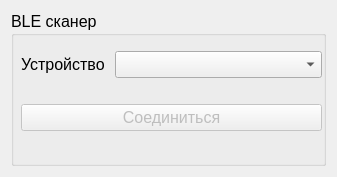
<?xml version="1.0" encoding="UTF-8"?>
<ui version="4.0">
 <class>FrmScanner</class>
 <widget class="QFrame" name="FrmScanner">
  <property name="geometry">
   <rect>
    <x>0</x>
    <y>0</y>
    <width>337</width>
    <height>177</height>
   </rect>
  </property>
  <property name="sizePolicy">
   <sizepolicy hsizetype="Preferred" vsizetype="Preferred">
    <horstretch>0</horstretch>
    <verstretch>0</verstretch>
   </sizepolicy>
  </property>
  <property name="windowTitle">
   <string>Frame</string>
  </property>
  <layout class="QGridLayout" name="gridLayout">
   <item row="0" column="0">
    <widget class="QGroupBox" name="groupBox">
     <property name="sizePolicy">
      <sizepolicy hsizetype="Preferred" vsizetype="Expanding">
       <horstretch>0</horstretch>
       <verstretch>0</verstretch>
      </sizepolicy>
     </property>
     <property name="font">
      <font>
       <pointsize>12</pointsize>
      </font>
     </property>
     <property name="title">
      <string>BLE cканер</string>
     </property>
     <widget class="QWidget" name="verticalLayoutWidget">
      <property name="geometry">
       <rect>
        <x>10</x>
        <y>20</y>
        <width>301</width>
        <height>121</height>
       </rect>
      </property>
      <property name="font">
       <font>
        <pointsize>12</pointsize>
       </font>
      </property>
      <layout class="QVBoxLayout" name="verticalLayout">
       <item>
        <layout class="QHBoxLayout" name="horizontalLayoutDevice">
         <item>
          <widget class="QLabel" name="labelDevice">
           <property name="sizePolicy">
            <sizepolicy hsizetype="Minimum" vsizetype="Fixed">
             <horstretch>0</horstretch>
             <verstretch>0</verstretch>
            </sizepolicy>
           </property>
           <property name="maximumSize">
            <size>
             <width>88</width>
             <height>16777215</height>
            </size>
           </property>
           <property name="font">
            <font>
             <pointsize>12</pointsize>
            </font>
           </property>
           <property name="text">
            <string>Устройство</string>
           </property>
          </widget>
         </item>
         <item>
          <widget class="QComboBox" name="comboBoxDevice">
           <property name="sizePolicy">
            <sizepolicy hsizetype="Minimum" vsizetype="Fixed">
             <horstretch>0</horstretch>
             <verstretch>0</verstretch>
            </sizepolicy>
           </property>
           <property name="font">
            <font>
             <pointsize>12</pointsize>
            </font>
           </property>
          </widget>
         </item>
        </layout>
       </item>
       <item>
        <widget class="QPushButton" name="pushButtonOpen">
         <property name="enabled">
          <bool>false</bool>
         </property>
         <property name="font">
          <font>
           <pointsize>12</pointsize>
          </font>
         </property>
         <property name="text">
          <string>Соединиться</string>
         </property>
        </widget>
       </item>
      </layout>
     </widget>
    </widget>
   </item>
  </layout>
 </widget>
 <resources/>
 <connections/>
</ui>
